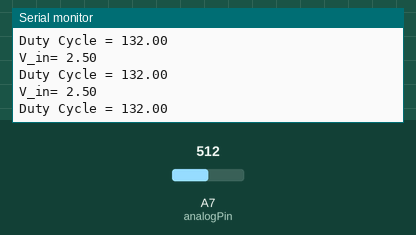
Simulated run of this sketch. Board: Arduino Nano, built with avr-gcc and run on an emulated ATmega328P. Parts: the last lines printed to the serial monitor. The test bench sets the inputs (shaded band); at power-on: A7 (analogPin) = 512.

Above: at 1.3 s.
1.4 s: A7 (analogPin) set to 0
At 1.82 s:
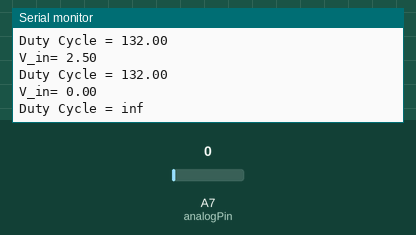
3.5 s: A7 (analogPin) set to 122
At 3.82 s:
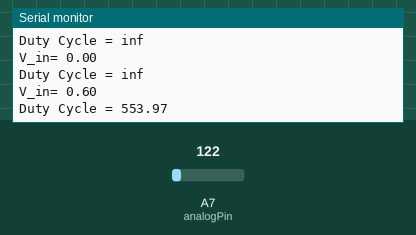
Timing chart, 0 to 6.5 s (numbered marks = the images above; inputs shaded):
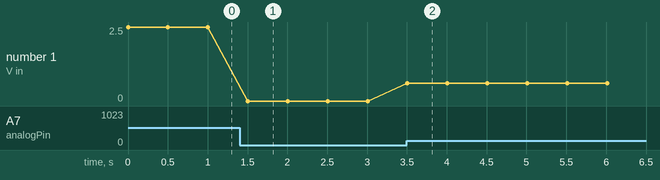

The sketch:

12._PWM_Bitbang.ino
```cpp
/*void setup()
{
  pinMode(13, OUTPUT);
}

void loop()
{
  digitalWrite(13, HIGH);
  delayMicroseconds(100); // Approximately 10% duty cycle @ 1KHz
  digitalWrite(13, LOW);
  delayMicroseconds(1000 - 100);
}*/

float analogPin = A7; // potentiometer wiper (middle terminal) connected to analog pin 3
                    // outside leads to ground and +5V
float val = 0.0;  // variable to store the value read
float Vin = 0.0;
float D = 0.0;

void setup() {
  pinMode (A7, INPUT);
  Serial.begin(9600);           //  setup serial
}

void loop() {
  val = analogRead(analogPin);  // read the input pin
  val = (val * 5.0) / 1024.0;
  //val = map(val, 0, 1023, 0.00,4.99);

  D = (3.3/val)*100;
  Serial.print("V_in= ");
  Serial.println(val);          // debug value
  Serial.print("Duty Cycle = ");
  Serial.println(D);          // debug value
  delay (500);
}
```

Measured:
- after the input at 1.4 s, the serial monitor: prints a new line after 0.10 s (image 1)
- after the input at 3.5 s, the serial monitor: prints a new line at once (image 2)
- plotted number 1: 2.5 → 0 after the input at 1.4 s, 0 → 0.6 after the input at 3.5 s
